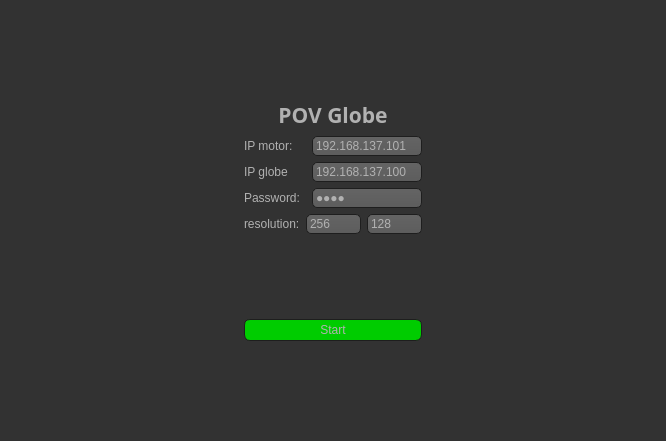
<?xml version="1.0" encoding="UTF-8"?>
<ui version="4.0">
 <class>MainWindow</class>
 <widget class="QMainWindow" name="MainWindow">
  <property name="geometry">
   <rect>
    <x>0</x>
    <y>0</y>
    <width>666</width>
    <height>441</height>
   </rect>
  </property>
  <property name="windowTitle">
   <string>MainWindow</string>
  </property>
  <property name="styleSheet">
   <string notr="true">QToolTip
{
     border: 1px solid black;
     background-color: #ffa02f;
     padding: 1px;
     border-radius: 3px;
     opacity: 100;
}

QWidget
{
    color: #b1b1b1;
    background-color: #323232;
}

QWidget:item:hover
{
    background-color: QLinearGradient( x1: 0, y1: 0, x2: 0, y2: 1, stop: 0 #ffa02f, stop: 1 #ca0619);
    color: #000000;
}

QWidget:item:selected
{
    background-color: QLinearGradient( x1: 0, y1: 0, x2: 0, y2: 1, stop: 0 #ffa02f, stop: 1 #d7801a);
}

QMenuBar::item
{
    background: transparent;
}

QMenuBar::item:selected
{
    background: transparent;
    border: 1px solid #ffaa00;
}

QMenuBar::item:pressed
{
    background: #444;
    border: 1px solid #000;
    background-color: QLinearGradient(
        x1:0, y1:0,
        x2:0, y2:1,
        stop:1 #212121,
        stop:0.4 #343434/*,
        stop:0.2 #343434,
        stop:0.1 #ffaa00*/
    );
    margin-bottom:-1px;
    padding-bottom:1px;
}

QMenu
{
    border: 1px solid #000;
}

QMenu::item
{
    padding: 2px 20px 2px 20px;
}

QMenu::item:selected
{
    color: #000000;
}

QWidget:disabled
{
    color: #404040;
    background-color: #323232;
}

QAbstractItemView
{
    background-color: QLinearGradient( x1: 0, y1: 0, x2: 0, y2: 1, stop: 0 #4d4d4d, stop: 0.1 #646464, stop: 1 #5d5d5d);
}

QWidget:focus
{
    /*border: 2px solid QLinearGradient( x1: 0, y1: 0, x2: 0, y2: 1, stop: 0 #ffa02f, stop: 1 #d7801a);*/
}

QLineEdit
{
    background-color: QLinearGradient( x1: 0, y1: 0, x2: 0, y2: 1, stop: 0 #4d4d4d, stop: 0 #646464, stop: 1 #5d5d5d);
    padding: 1px;
    border-style: solid;
    border: 1px solid #1e1e1e;
    border-radius: 5;
}

QPushButton
{
    color: #b1b1b1;
    background-color: QLinearGradient( x1: 0, y1: 0, x2: 0, y2: 1, stop: 0 #565656, stop: 0.1 #525252, stop: 0.5 #4e4e4e, stop: 0.9 #4a4a4a, stop: 1 #464646);
    border-width: 1px;
    border-color: #1e1e1e;
    border-style: solid;
    border-radius: 6;
    padding: 3px;
    font-size: 12px;
    padding-left: 5px;
    padding-right: 5px;
}

QPushButton:pressed
{
    background-color: QLinearGradient( x1: 0, y1: 0, x2: 0, y2: 1, stop: 0 #2d2d2d, stop: 0.1 #2b2b2b, stop: 0.5 #292929, stop: 0.9 #282828, stop: 1 #252525);
}

QComboBox
{
    selection-background-color: #ffaa00;
    background-color: QLinearGradient( x1: 0, y1: 0, x2: 0, y2: 1, stop: 0 #565656, stop: 0.1 #525252, stop: 0.5 #4e4e4e, stop: 0.9 #4a4a4a, stop: 1 #464646);
    border-style: solid;
    border: 1px solid #1e1e1e;
    border-radius: 5;
}

QComboBox:hover,QPushButton:hover
{
    border: 2px solid QLinearGradient( x1: 0, y1: 0, x2: 0, y2: 1, stop: 0 #ffa02f, stop: 1 #d7801a);
}


QComboBox:on
{
    padding-top: 3px;
    padding-left: 4px;
    background-color: QLinearGradient( x1: 0, y1: 0, x2: 0, y2: 1, stop: 0 #2d2d2d, stop: 0.1 #2b2b2b, stop: 0.5 #292929, stop: 0.9 #282828, stop: 1 #252525);
    selection-background-color: #ffaa00;
}

QComboBox QAbstractItemView
{
    border: 2px solid darkgray;
    selection-background-color: QLinearGradient( x1: 0, y1: 0, x2: 0, y2: 1, stop: 0 #ffa02f, stop: 1 #d7801a);
}

QComboBox::drop-down
{
     subcontrol-origin: padding;
     subcontrol-position: top right;
     width: 15px;

     border-left-width: 0px;
     border-left-color: darkgray;
     border-left-style: solid; /* just a single line */
     border-top-right-radius: 3px; /* same radius as the QComboBox */
     border-bottom-right-radius: 3px;
 }

QComboBox::down-arrow
{
     image: url(:/down_arrow.png);
}

QGroupBox:focus
{
border: 2px solid QLinearGradient( x1: 0, y1: 0, x2: 0, y2: 1, stop: 0 #ffa02f, stop: 1 #d7801a);
}

QTextEdit:focus
{
    border: 2px solid QLinearGradient( x1: 0, y1: 0, x2: 0, y2: 1, stop: 0 #ffa02f, stop: 1 #d7801a);
}

QScrollBar:horizontal {
     border: 1px solid #222222;
     background: QLinearGradient( x1: 0, y1: 0, x2: 0, y2: 1, stop: 0.0 #121212, stop: 0.2 #282828, stop: 1 #484848);
     height: 7px;
     margin: 0px 16px 0 16px;
}

QScrollBar::handle:horizontal
{
      background: QLinearGradient( x1: 0, y1: 0, x2: 1, y2: 0, stop: 0 #ffa02f, stop: 0.5 #d7801a, stop: 1 #ffa02f);
      min-height: 20px;
      border-radius: 2px;
}

QScrollBar::add-line:horizontal {
      border: 1px solid #1b1b19;
      border-radius: 2px;
      background: QLinearGradient( x1: 0, y1: 0, x2: 1, y2: 0, stop: 0 #ffa02f, stop: 1 #d7801a);
      width: 14px;
      subcontrol-position: right;
      subcontrol-origin: margin;
}

QScrollBar::sub-line:horizontal {
      border: 1px solid #1b1b19;
      border-radius: 2px;
      background: QLinearGradient( x1: 0, y1: 0, x2: 1, y2: 0, stop: 0 #ffa02f, stop: 1 #d7801a);
      width: 14px;
     subcontrol-position: left;
     subcontrol-origin: margin;
}

QScrollBar::right-arrow:horizontal, QScrollBar::left-arrow:horizontal
{
      border: 1px solid black;
      width: 1px;
      height: 1px;
      background: white;
}

QScrollBar::add-page:horizontal, QScrollBar::sub-page:horizontal
{
      background: none;
}

QScrollBar:vertical
{
      background: QLinearGradient( x1: 0, y1: 0, x2: 1, y2: 0, stop: 0.0 #121212, stop: 0.2 #282828, stop: 1 #484848);
      width: 7px;
      margin: 16px 0 16px 0;
      border: 1px solid #222222;
}

QScrollBar::handle:vertical
{
      background: QLinearGradient( x1: 0, y1: 0, x2: 0, y2: 1, stop: 0 #ffa02f, stop: 0.5 #d7801a, stop: 1 #ffa02f);
      min-height: 20px;
      border-radius: 2px;
}

QScrollBar::add-line:vertical
{
      border: 1px solid #1b1b19;
      border-radius: 2px;
      background: QLinearGradient( x1: 0, y1: 0, x2: 0, y2: 1, stop: 0 #ffa02f, stop: 1 #d7801a);
      height: 14px;
      subcontrol-position: bottom;
      subcontrol-origin: margin;
}

QScrollBar::sub-line:vertical
{
      border: 1px solid #1b1b19;
      border-radius: 2px;
      background: QLinearGradient( x1: 0, y1: 0, x2: 0, y2: 1, stop: 0 #d7801a, stop: 1 #ffa02f);
      height: 14px;
      subcontrol-position: top;
      subcontrol-origin: margin;
}

QScrollBar::up-arrow:vertical, QScrollBar::down-arrow:vertical
{
      border: 1px solid black;
      width: 1px;
      height: 1px;
      background: white;
}


QScrollBar::add-page:vertical, QScrollBar::sub-page:vertical
{
      background: none;
}

QTextEdit
{
    background-color: #242424;
}

QPlainTextEdit
{
    background-color: #242424;
}

QHeaderView::section
{
    background-color: QLinearGradient(x1:0, y1:0, x2:0, y2:1, stop:0 #616161, stop: 0.5 #505050, stop: 0.6 #434343, stop:1 #656565);
    color: white;
    padding-left: 4px;
    border: 1px solid #6c6c6c;
}

QCheckBox:disabled
{
color: #414141;
}

QDockWidget::title
{
    text-align: center;
    spacing: 3px; /* spacing between items in the tool bar */
    background-color: QLinearGradient(x1:0, y1:0, x2:0, y2:1, stop:0 #323232, stop: 0.5 #242424, stop:1 #323232);
}

QDockWidget::close-button, QDockWidget::float-button
{
    text-align: center;
    spacing: 1px; /* spacing between items in the tool bar */
    background-color: QLinearGradient(x1:0, y1:0, x2:0, y2:1, stop:0 #323232, stop: 0.5 #242424, stop:1 #323232);
}

QDockWidget::close-button:hover, QDockWidget::float-button:hover
{
    background: #242424;
}

QDockWidget::close-button:pressed, QDockWidget::float-button:pressed
{
    padding: 1px -1px -1px 1px;
}

QMainWindow::separator
{
    background-color: QLinearGradient(x1:0, y1:0, x2:0, y2:1, stop:0 #161616, stop: 0.5 #151515, stop: 0.6 #212121, stop:1 #343434);
    color: white;
    padding-left: 4px;
    border: 1px solid #4c4c4c;
    spacing: 3px; /* spacing between items in the tool bar */
}

QMainWindow::separator:hover
{

    background-color: QLinearGradient(x1:0, y1:0, x2:0, y2:1, stop:0 #d7801a, stop:0.5 #b56c17 stop:1 #ffa02f);
    color: white;
    padding-left: 4px;
    border: 1px solid #6c6c6c;
    spacing: 3px; /* spacing between items in the tool bar */
}

QToolBar::handle
{
     spacing: 3px; /* spacing between items in the tool bar */
     background: url(:/images/handle.png);
}

QMenu::separator
{
    height: 2px;
    background-color: QLinearGradient(x1:0, y1:0, x2:0, y2:1, stop:0 #161616, stop: 0.5 #151515, stop: 0.6 #212121, stop:1 #343434);
    color: white;
    padding-left: 4px;
    margin-left: 10px;
    margin-right: 5px;
}

QProgressBar
{
    border: 2px solid grey;
    border-radius: 5px;
    text-align: center;
}

QProgressBar::chunk
{
    background-color: #d7801a;
    width: 2.15px;
    margin: 0.5px;
}

QTabBar::tab {
    color: #b1b1b1;
    border: 1px solid #444;
    border-bottom-style: none;
    background-color: #323232;
    padding-left: 10px;
    padding-right: 10px;
    padding-top: 3px;
    padding-bottom: 2px;
    margin-right: -1px;
}

QTabWidget::pane {
    border: 1px solid #444;
    top: 1px;
}

QTabBar::tab:last
{
    margin-right: 0; /* the last selected tab has nothing to overlap with on the right */
    border-top-right-radius: 3px;
}

QTabBar::tab:first:!selected
{
 margin-left: 0px; /* the last selected tab has nothing to overlap with on the right */


    border-top-left-radius: 3px;
}

QTabBar::tab:!selected
{
    color: #b1b1b1;
    border-bottom-style: solid;
    margin-top: 3px;
    background-color: QLinearGradient(x1:0, y1:0, x2:0, y2:1, stop:1 #212121, stop:.4 #343434);
}

QTabBar::tab:selected
{
    border-top-left-radius: 3px;
    border-top-right-radius: 3px;
    margin-bottom: 0px;
}

QTabBar::tab:!selected:hover
{
    /*border-top: 2px solid #ffaa00;
    padding-bottom: 3px;*/
    border-top-left-radius: 3px;
    border-top-right-radius: 3px;
    background-color: QLinearGradient(x1:0, y1:0, x2:0, y2:1, stop:1 #212121, stop:0.4 #343434, stop:0.2 #343434, stop:0.1 #ffaa00);
}

QRadioButton::indicator:checked, QRadioButton::indicator:unchecked{
    color: #b1b1b1;
    background-color: #323232;
    border: 1px solid #b1b1b1;
    border-radius: 6px;
}

QRadioButton::indicator:checked
{
    background-color: qradialgradient(
        cx: 0.5, cy: 0.5,
        fx: 0.5, fy: 0.5,
        radius: 1.0,
        stop: 0.25 #ffaa00,
        stop: 0.3 #323232
    );
}

QCheckBox::indicator{
    color: #b1b1b1;
    background-color: #323232;
    border: 1px solid #b1b1b1;
    width: 9px;
    height: 9px;
}

QRadioButton::indicator
{
    border-radius: 6px;
}

QRadioButton::indicator:hover, QCheckBox::indicator:hover
{
    border: 1px solid #ffaa00;
}

QCheckBox::indicator:checked
{
    image:url(:/images/checkbox.png);
}

QCheckBox::indicator:disabled, QRadioButton::indicator:disabled
{
    border: 1px solid #444;
}</string>
  </property>
  <widget class="QWidget" name="centralWidget">
   <layout class="QVBoxLayout" name="verticalLayout">
    <item>
     <widget class="QStackedWidget" name="stackedWidget">
      <widget class="QWidget" name="page">
       <layout class="QHBoxLayout" name="horizontalLayout_2">
        <item>
         <spacer name="horizontalSpacer_2">
          <property name="orientation">
           <enum>Qt::Horizontal</enum>
          </property>
          <property name="sizeHint" stdset="0">
           <size>
            <width>302</width>
            <height>17</height>
           </size>
          </property>
         </spacer>
        </item>
        <item>
         <layout class="QVBoxLayout" name="verticalLayout_2">
          <item>
           <spacer name="verticalSpacer_2">
            <property name="orientation">
             <enum>Qt::Vertical</enum>
            </property>
            <property name="sizeHint" stdset="0">
             <size>
              <width>20</width>
              <height>40</height>
             </size>
            </property>
           </spacer>
          </item>
          <item>
           <widget class="QLabel" name="label">
            <property name="font">
             <font>
              <family>Source Code Pro</family>
              <pointsize>16</pointsize>
              <weight>75</weight>
              <bold>true</bold>
             </font>
            </property>
            <property name="styleSheet">
             <string notr="true">c</string>
            </property>
            <property name="text">
             <string>POV Globe</string>
            </property>
            <property name="alignment">
             <set>Qt::AlignCenter</set>
            </property>
           </widget>
          </item>
          <item>
           <layout class="QGridLayout" name="gridLayout">
            <item row="2" column="2">
             <widget class="QLineEdit" name="lineEdit">
              <property name="maximumSize">
               <size>
                <width>135</width>
                <height>16777215</height>
               </size>
              </property>
              <property name="text">
               <string>1234</string>
              </property>
              <property name="echoMode">
               <enum>QLineEdit::Password</enum>
              </property>
             </widget>
            </item>
            <item row="0" column="2">
             <widget class="QLineEdit" name="IPLineEdit">
              <property name="minimumSize">
               <size>
                <width>110</width>
                <height>0</height>
               </size>
              </property>
              <property name="maximumSize">
               <size>
                <width>135</width>
                <height>16777215</height>
               </size>
              </property>
              <property name="text">
               <string>192.168.137.101</string>
              </property>
             </widget>
            </item>
            <item row="0" column="0" colspan="2">
             <widget class="QLabel" name="label_3">
              <property name="text">
               <string>IP motor: </string>
              </property>
             </widget>
            </item>
            <item row="2" column="0">
             <widget class="QLabel" name="label_2">
              <property name="text">
               <string>Password:</string>
              </property>
             </widget>
            </item>
            <item row="3" column="0">
             <widget class="QLabel" name="label_4">
              <property name="text">
               <string>resolution:</string>
              </property>
             </widget>
            </item>
            <item row="3" column="1" colspan="2">
             <layout class="QHBoxLayout" name="horizontalLayout">
              <item>
               <widget class="QLineEdit" name="lineEditX">
                <property name="maximumSize">
                 <size>
                  <width>65</width>
                  <height>16777215</height>
                 </size>
                </property>
                <property name="text">
                 <string>256</string>
                </property>
               </widget>
              </item>
              <item>
               <widget class="QLineEdit" name="lineEditY">
                <property name="maximumSize">
                 <size>
                  <width>65</width>
                  <height>16777215</height>
                 </size>
                </property>
                <property name="text">
                 <string>128</string>
                </property>
               </widget>
              </item>
             </layout>
            </item>
            <item row="1" column="0">
             <widget class="QLabel" name="label_5">
              <property name="text">
               <string>IP globe</string>
              </property>
             </widget>
            </item>
            <item row="1" column="2">
             <widget class="QLineEdit" name="ipGlobeLineEdit">
              <property name="minimumSize">
               <size>
                <width>110</width>
                <height>0</height>
               </size>
              </property>
              <property name="text">
               <string>192.168.137.100</string>
              </property>
             </widget>
            </item>
           </layout>
          </item>
          <item>
           <spacer name="verticalSpacer_3">
            <property name="orientation">
             <enum>Qt::Vertical</enum>
            </property>
            <property name="sizeHint" stdset="0">
             <size>
              <width>20</width>
              <height>40</height>
             </size>
            </property>
           </spacer>
          </item>
          <item>
           <widget class="QPushButton" name="startButton">
            <property name="styleSheet">
             <string notr="true">background-color: #00cc00</string>
            </property>
            <property name="text">
             <string>Start</string>
            </property>
           </widget>
          </item>
          <item>
           <spacer name="verticalSpacer">
            <property name="orientation">
             <enum>Qt::Vertical</enum>
            </property>
            <property name="sizeHint" stdset="0">
             <size>
              <width>20</width>
              <height>40</height>
             </size>
            </property>
           </spacer>
          </item>
         </layout>
        </item>
        <item>
         <spacer name="horizontalSpacer">
          <property name="orientation">
           <enum>Qt::Horizontal</enum>
          </property>
          <property name="sizeHint" stdset="0">
           <size>
            <width>302</width>
            <height>17</height>
           </size>
          </property>
         </spacer>
        </item>
       </layout>
      </widget>
     </widget>
    </item>
   </layout>
  </widget>
 </widget>
 <layoutdefault spacing="6" margin="11"/>
 <resources/>
 <connections/>
</ui>
